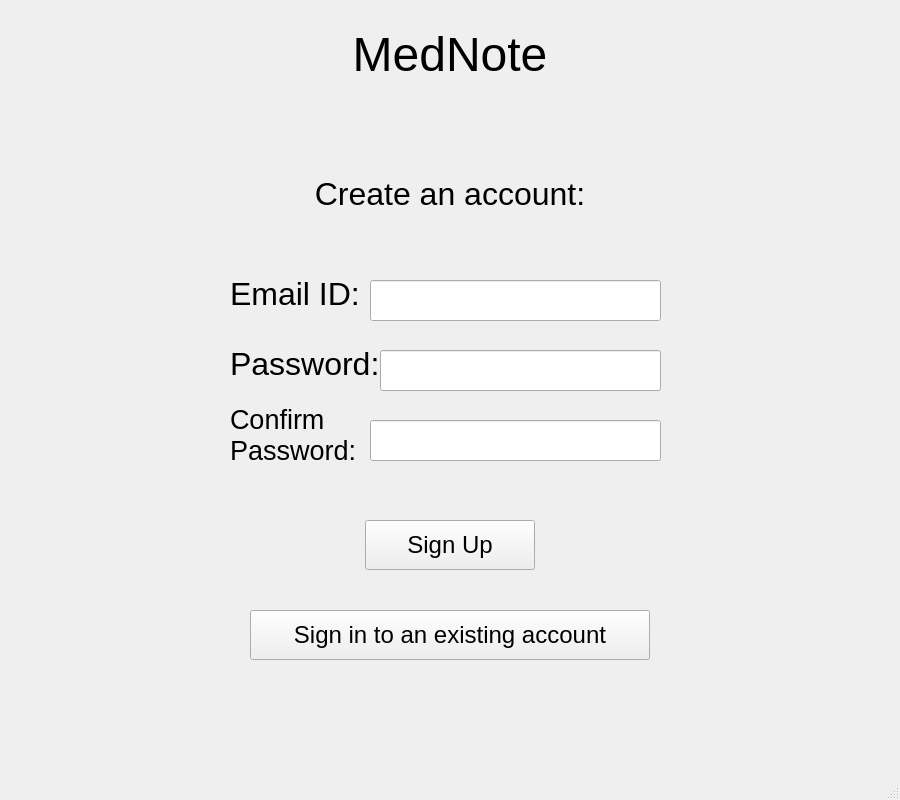
<?xml version="1.0" encoding="UTF-8"?>
<ui version="4.0">
 <class>signUpDesign</class>
 <widget class="QMainWindow" name="signUpDesign">
  <property name="geometry">
   <rect>
    <x>0</x>
    <y>0</y>
    <width>900</width>
    <height>800</height>
   </rect>
  </property>
  <property name="windowTitle">
   <string>Sign Up Window</string>
  </property>
  <widget class="QWidget" name="centralwidget">
   <widget class="QPushButton" name="signUpButton">
    <property name="geometry">
     <rect>
      <x>365</x>
      <y>520</y>
      <width>170</width>
      <height>50</height>
     </rect>
    </property>
    <property name="font">
     <font>
      <pointsize>18</pointsize>
     </font>
    </property>
    <property name="text">
     <string>Sign Up</string>
    </property>
   </widget>
   <widget class="QLabel" name="label">
    <property name="enabled">
     <bool>true</bool>
    </property>
    <property name="geometry">
     <rect>
      <x>240</x>
      <y>20</y>
      <width>420</width>
      <height>70</height>
     </rect>
    </property>
    <property name="text">
     <string>&lt;html&gt;&lt;head/&gt;&lt;body&gt;&lt;p align=&quot;center&quot;&gt;&lt;span style=&quot; font-size:36pt;&quot;&gt;MedNote&lt;/span&gt;&lt;/p&gt;&lt;/body&gt;&lt;/html&gt;</string>
    </property>
   </widget>
   <widget class="QPushButton" name="switchToSignInButton">
    <property name="geometry">
     <rect>
      <x>250</x>
      <y>610</y>
      <width>400</width>
      <height>50</height>
     </rect>
    </property>
    <property name="font">
     <font>
      <pointsize>18</pointsize>
     </font>
    </property>
    <property name="text">
     <string>Sign in to an existing account</string>
    </property>
   </widget>
   <widget class="QLabel" name="label_2">
    <property name="enabled">
     <bool>true</bool>
    </property>
    <property name="geometry">
     <rect>
      <x>240</x>
      <y>160</y>
      <width>420</width>
      <height>70</height>
     </rect>
    </property>
    <property name="text">
     <string>&lt;html&gt;&lt;head/&gt;&lt;body&gt;&lt;p align=&quot;center&quot;&gt;&lt;span style=&quot; font-size:24pt;&quot;&gt;Create an account:&lt;/span&gt;&lt;/p&gt;&lt;/body&gt;&lt;/html&gt;</string>
    </property>
   </widget>
   <widget class="QLabel" name="label_4">
    <property name="enabled">
     <bool>true</bool>
    </property>
    <property name="geometry">
     <rect>
      <x>230</x>
      <y>330</y>
      <width>151</width>
      <height>70</height>
     </rect>
    </property>
    <property name="text">
     <string>&lt;html&gt;&lt;head/&gt;&lt;body&gt;&lt;p&gt;&lt;span style=&quot; font-size:24pt;&quot;&gt;Password:&lt;/span&gt;&lt;/p&gt;&lt;/body&gt;&lt;/html&gt;</string>
    </property>
   </widget>
   <widget class="QLabel" name="label_3">
    <property name="enabled">
     <bool>true</bool>
    </property>
    <property name="geometry">
     <rect>
      <x>230</x>
      <y>260</y>
      <width>141</width>
      <height>70</height>
     </rect>
    </property>
    <property name="text">
     <string>&lt;html&gt;&lt;head/&gt;&lt;body&gt;&lt;p&gt;&lt;span style=&quot; font-size:24pt;&quot;&gt;Email ID:&lt;/span&gt;&lt;/p&gt;&lt;/body&gt;&lt;/html&gt;</string>
    </property>
   </widget>
   <widget class="QLabel" name="label_5">
    <property name="enabled">
     <bool>true</bool>
    </property>
    <property name="geometry">
     <rect>
      <x>230</x>
      <y>380</y>
      <width>131</width>
      <height>111</height>
     </rect>
    </property>
    <property name="font">
     <font>
      <pointsize>10</pointsize>
      <weight>50</weight>
      <bold>false</bold>
     </font>
    </property>
    <property name="text">
     <string>&lt;html&gt;&lt;head/&gt;&lt;body&gt;&lt;p&gt;&lt;span style=&quot; font-size:20pt;&quot;&gt;Confirm&lt;br/&gt;Password:&lt;/span&gt;&lt;/p&gt;&lt;/body&gt;&lt;/html&gt;</string>
    </property>
   </widget>
   <widget class="QLineEdit" name="pwdInput">
    <property name="geometry">
     <rect>
      <x>380</x>
      <y>350</y>
      <width>281</width>
      <height>41</height>
     </rect>
    </property>
    <property name="font">
     <font>
      <pointsize>18</pointsize>
     </font>
    </property>
    <property name="styleSheet">
     <string notr="true">lineedit-password-mask-delay: 750</string>
    </property>
    <property name="echoMode">
     <enum>QLineEdit::Password</enum>
    </property>
   </widget>
   <widget class="QLineEdit" name="confirmPwdInput">
    <property name="geometry">
     <rect>
      <x>370</x>
      <y>420</y>
      <width>291</width>
      <height>41</height>
     </rect>
    </property>
    <property name="font">
     <font>
      <pointsize>18</pointsize>
     </font>
    </property>
    <property name="styleSheet">
     <string notr="true">lineedit-password-mask-delay: 750</string>
    </property>
    <property name="echoMode">
     <enum>QLineEdit::Password</enum>
    </property>
   </widget>
   <widget class="QLineEdit" name="emailInput">
    <property name="geometry">
     <rect>
      <x>370</x>
      <y>280</y>
      <width>291</width>
      <height>41</height>
     </rect>
    </property>
    <property name="font">
     <font>
      <pointsize>18</pointsize>
     </font>
    </property>
    <property name="inputMethodHints">
     <set>Qt::ImhEmailCharactersOnly</set>
    </property>
    <property name="echoMode">
     <enum>QLineEdit::Normal</enum>
    </property>
   </widget>
  </widget>
  <widget class="QStatusBar" name="statusbar"/>
 </widget>
 <resources/>
 <connections/>
</ui>
